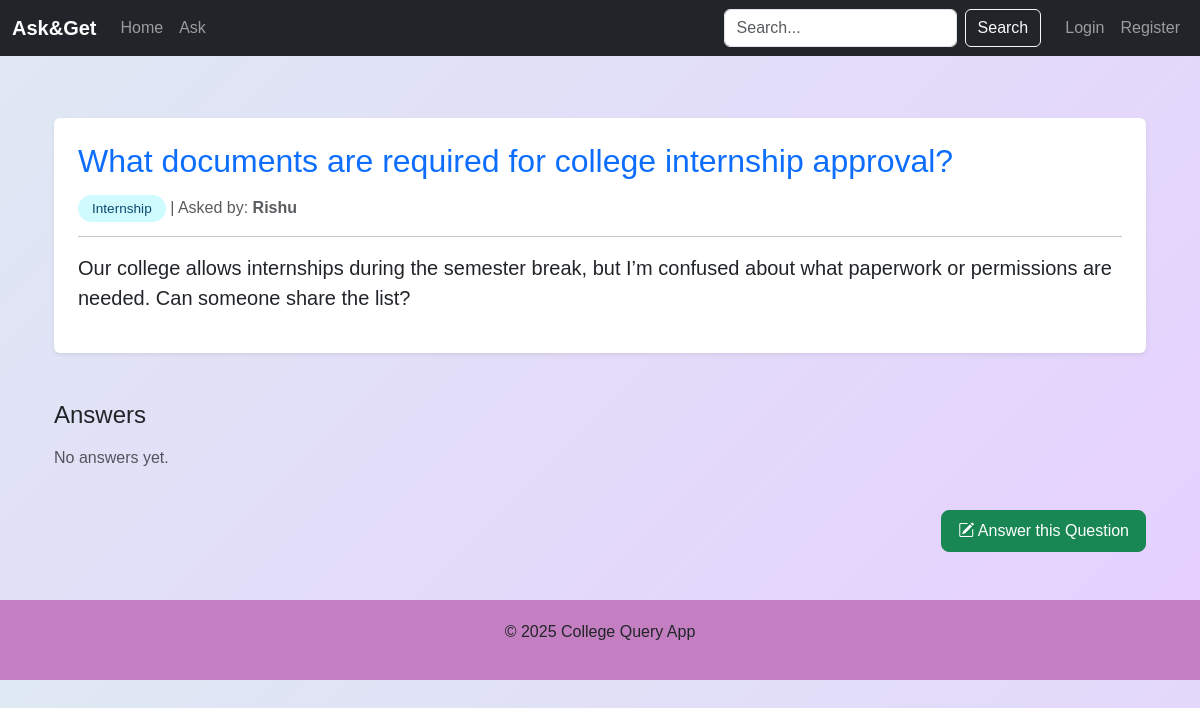
Screenshot of /question/3 with the database file from the repository.
### app/models.py (models this page shows)
class Question(db.Model):
    id = db.Column(db.Integer, primary_key=True)
    title = db.Column(db.String(200), nullable=False)
    body = db.Column(db.Text, nullable=False)
    tag = db.Column(db.String(64), nullable=False)
    created_at = db.Column(db.DateTime, default=datetime.utcnow)
    user_id = db.Column(db.Integer, db.ForeignKey('user.id'), nullable=False)
    answers = db.relationship('Answer', backref='question', lazy=True)

class User(UserMixin, db.Model):
    id = db.Column(db.Integer, primary_key=True)
    username = db.Column(db.String(64), unique=True, nullable=False)
    email = db.Column(db.String(120), unique=True, nullable=False)
    password = db.Column(db.String(128), nullable=False)  # You can hash this later
    photo = db.Column(db.String(128), default='default.jpg')
    questions = db.relationship('Question', backref='author', lazy=True)
    answers = db.relationship('Answer', backref='author', lazy=True)
    upvotes = db.relationship('Upvote', backref='user', lazy=True)

### app/routes.py (the view, shortened to what this page needs)
@main.route('/question/<int:question_id>', methods=['GET', 'POST'])
def view_question(question_id):
    question = Question.query.get_or_404(question_id)
    form = AnswerForm()
    return render_template('question.html', question=question, form=form)

### app/forms.py
class AnswerForm(FlaskForm):
    body = TextAreaField('Your Answer...', validators=[DataRequired()])
    submit = SubmitField('Submit Answer')

### app/templates/question.html (shortened to what this page needs)
{% extends 'base.html' %} {% block content %}
<div class="container my-5">
    <div class="p-4 rounded shadow-sm bg-white">
        <h2 class="mb-3 text-primary">{{ question.title }}</h2>
        <p class="text-muted">
            <span class="tag">{{ question.tag }}</span> | Asked by: <strong>{{ question.author.username }}</strong>
        </p>
        <hr />
        <p class="fs-5">{{ question.body }}</p>
    </div>
    <div class="mt-5">
        <h4 class="text-dark mb-3">Answers</h4>
        {% for answer in question.answers %}
        <div class="card answer-card my-3">
            <div class="card-body">
                <p class="card-text">{{ answer.body }}</p>
                <small class="text-muted">Answered by: {{ answer.author.username }}</small>
            </div>
        </div>
        {% else %}
        <p class="text-muted">No answers yet.</p>
        {% endfor %}
        <div class="text-end">
            <button class="btn btn-success mt-4" data-bs-toggle="modal" data-bs-target="#answerModal">
                <i class="bi bi-pencil-square"></i> Answer this Question
            </button>
        </div>
    </div>
</div>
<link href="https://cdn.jsdelivr.net/npm/bootstrap-icons@1.10.5/font/bootstrap-icons.css" rel="stylesheet" /> {% endblock %}

### app/templates/base.html (style rules this page uses)
body { padding-top: 70px; }
body { background-color: hsl(301, 36%, 63%); font-family: 'Poppins', sans-serif; }
.btn-primary, .btn-success { border-radius: 8px; padding: 8px 16px; }
.tag { background-color: #9dcff1; color: #3d03a1; padding: 4px 10px; border-radius: 12px; font-size: 0.9rem; }

### app/templates/question.html (style rules this page uses)
body { background: linear-gradient(135deg, #dfe9f3, #e6cfff); font-family: 'Poppins', sans-serif; }
.tag { background-color: #cffafe; color: #0c4a6e; padding: 6px 14px; border-radius: 20px; font-size: 0.85rem; }
.btn-success { border-radius: 8px; font-weight: 500; }

### rows the page displays
Question: title "What documents are required for college internship approval?", tag "Internship", body "Our college allows internships during the semester break, but I’m confused about what paperwork or permissions are needed. Can someone share the list?"
User: author.username "Rishu"

### other values shown
{{ current_year if current_year else 2025 }} "2025"
